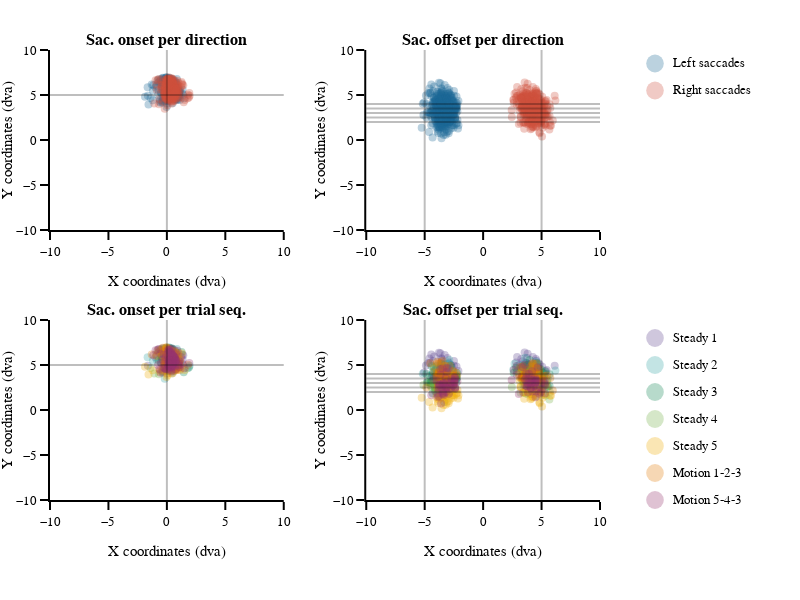

Write notebook code for a chart like this one.
### Markdown cell above
#### Saccade coordinates

- [x] put stuff in dva
- [x] center figure with smaller range
- [x] put legend
- [x] save the figure
- [ ] put line of fixation/saccade

### Code cell
# figure specific settings
subplot_titles = ('<b>Sac. onset per direction<b>', '<b>Sac. offset per direction<b>',
                  '<b>Sac. onset per trial seq.<b>', '<b>Sac. offset per trial seq.<b>',)

# subplot settings
rows, cols = 2, 2
leg_mergin = 200
fig_height, fig_width = 600,300*2+leg_mergin
column_widths,row_heights = [1,1],[1,1]
sb_specs = [[{},{}],[{},{}]]
fig = make_subplots(rows=rows, cols=cols, print_grid=False, vertical_spacing=0.2, horizontal_spacing=0.15, 
                    column_widths=column_widths, row_heights=row_heights, subplot_titles=subplot_titles)

x_legend = 1.13
y_legend_step = 0.06
y_legend_sd = 0.97
y_legend_ts = 0.36
rad_leg = 0.04

# Right / Left saccades
# ---------------------
for sd_num, sd in enumerate(sds):

    
    # plot
    df_cond = df_all.loc[(df_all.main_sac_trial == 1) & (df_all.saccade_direction == sd_num+1)]
    fig.append_trace(go.Scatter(x=df_cond['sac_x_onset_trial']-df_cond['jitter_x_trial'],
                                y=df_cond['sac_y_onset_trial']-df_cond['jitter_y_trial'],
                                name=sd, mode='markers',marker_color=sd_cols[sd_num],marker_size=8,marker_opacity=0.3,
                                marker_line_width=0,marker_symbol='circle'),row=1, col=1)
    
    fig.append_trace(go.Scatter(x=df_cond['sac_x_offset_trial']-df_cond['jitter_x_trial'],
                                y=df_cond['sac_y_offset_trial']-df_cond['jitter_y_trial'],
                                name=sd, mode='markers',marker_color=sd_cols[sd_num],marker_size=8,marker_opacity=0.3,
                                marker_line_width=0,marker_symbol='circle'),row=1, col=2)
    
    # legend
    fig.add_annotation(xref='paper', yref='paper', x=x_legend, y=y_legend_sd-y_legend_step*sd_num, 
                       text=sd, showarrow=False, font_size = template_specs['axes_font_size'],xanchor = 'left', yanchor='middle')
    fig.add_shape(type='circle',xref='paper', yref='paper', fillcolor=sd_cols[sd_num],line_width=0, opacity=0.3,
                  x0=x_legend-0.03-rad_leg/2.5, y0=y_legend_sd-y_legend_step*sd_num-rad_leg/2, 
                  x1=x_legend-0.03+rad_leg/2.5, y1=y_legend_sd-y_legend_step*sd_num+rad_leg/2)

# ref lines
fig.add_hline(y=5,opacity=0.25, row=1, col=1)
fig.add_vline(x=0,opacity=0.25, row=1, col=1)
fig.add_vline(x=-5, opacity=0.25, row=1, col=2)
fig.add_vline(x=5,  opacity=0.25, row=1, col=2)
fig.add_hline(y=4,  opacity=0.25, row=1, col=2)
fig.add_hline(y=3.5,opacity=0.25, row=1, col=2)
fig.add_hline(y=3,  opacity=0.25, row=1, col=2)
fig.add_hline(y=2.5,opacity=0.25, row=1, col=2)
fig.add_hline(y=2,  opacity=0.25, row=1, col=2)
    
    
# Trials sequence
# ---------------
for ts_num, ts in enumerate(tss):
    # plot
    df_cond = df_all.loc[(df_all.main_sac_trial == 1) & (df_all.trial_sequence == ts_num+1)]
    fig.append_trace(go.Scatter(x=df_cond['sac_x_onset_trial']-df_cond['jitter_x_trial'],
                                y=df_cond['sac_y_onset_trial']-df_cond['jitter_y_trial'],
                                name=ts, mode='markers',marker_color=ts_cols[ts_num],marker_size=8,marker_opacity=0.3,
                                marker_line_width=0,marker_symbol='circle'),row=2, col=1)

    fig.append_trace(go.Scatter(x=df_cond['sac_x_offset_trial']-df_cond['jitter_x_trial'],
                                y=df_cond['sac_y_offset_trial']-df_cond['jitter_y_trial'],
                                name=ts, mode='markers',marker_color=ts_cols[ts_num],marker_size=8,marker_opacity=0.3,
                                marker_line_width=0,marker_symbol='circle'),row=2, col=2)
    
    # legend
    fig.add_annotation(xref='paper', yref='paper', x=x_legend, y=y_legend_ts-(y_legend_step*ts_num), 
                       text=ts, showarrow=False, font_size = template_specs['axes_font_size'], xanchor = 'left', yanchor='middle')
    fig.add_shape(type='circle',xref='paper', yref='paper', fillcolor=ts_cols[ts_num],line_width=0, opacity=0.3,
                  x0=x_legend-0.03-rad_leg/2.5, y0=y_legend_ts-y_legend_step*ts_num-rad_leg/2, 
                  x1=x_legend-0.03+rad_leg/2.5, y1=y_legend_ts-y_legend_step*ts_num+rad_leg/2)


# ref lines
fig.add_hline(y=5,opacity=0.25, row=2, col=1)
fig.add_vline(x=0,opacity=0.25, row=2, col=1)
fig.add_vline(x=-5, opacity=0.25, row=2, col=2)
fig.add_vline(x=5,  opacity=0.25, row=2, col=2)
fig.add_hline(y=4,  opacity=0.25, row=2, col=2)
fig.add_hline(y=3.5,opacity=0.25, row=2, col=2)
fig.add_hline(y=3,  opacity=0.25, row=2, col=2)
fig.add_hline(y=2.5,opacity=0.25, row=2, col=2)
fig.add_hline(y=2,  opacity=0.25, row=2, col=2)    
    
# axes settings
for row in np.arange(rows):
    for col in np.arange(cols):
        fig.update_xaxes(visible=True, ticklen=8, linewidth=template_specs['axes_width'], range=[-10,10], title='X coordinates (dva)', row=row+1, col=col+1)
        fig.update_yaxes(visible=True, ticklen=8, linewidth=template_specs['axes_width'], range=[-10,10], title='Y coordinates (dva)',row=row+1, col=col+1)
    
fig.layout.update(template=fig_template, width=fig_width, height=fig_height, margin_l=50, margin_r=leg_mergin, margin_t=50, margin_b=100, barmode='stack', showlegend=False)    
fig.show()
if not os.path.exists(fig_dir):os.mkdir(fig_dir)
fig.write_image('{}/{}_saccade_landing.pdf'.format(fig_dir, subject))
